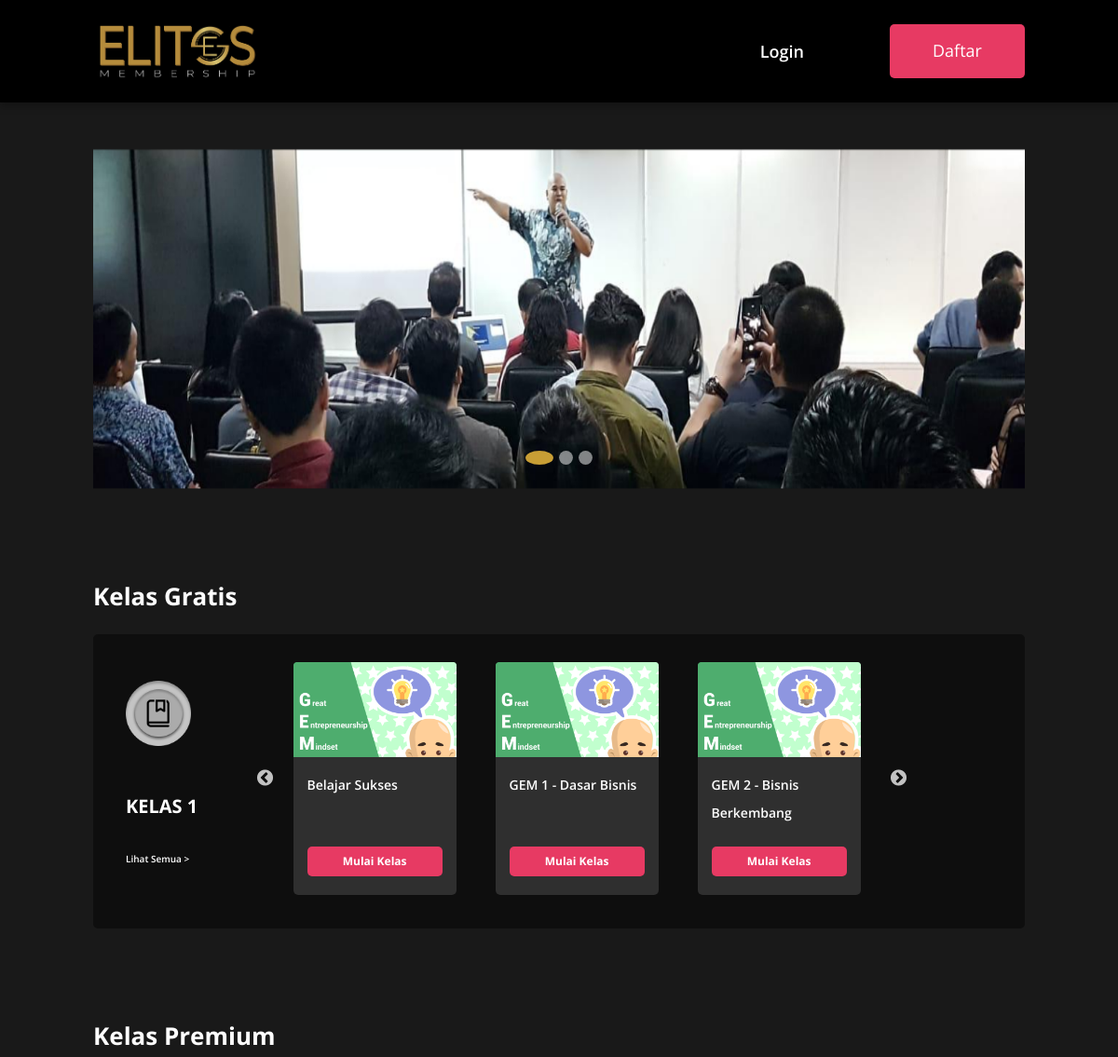
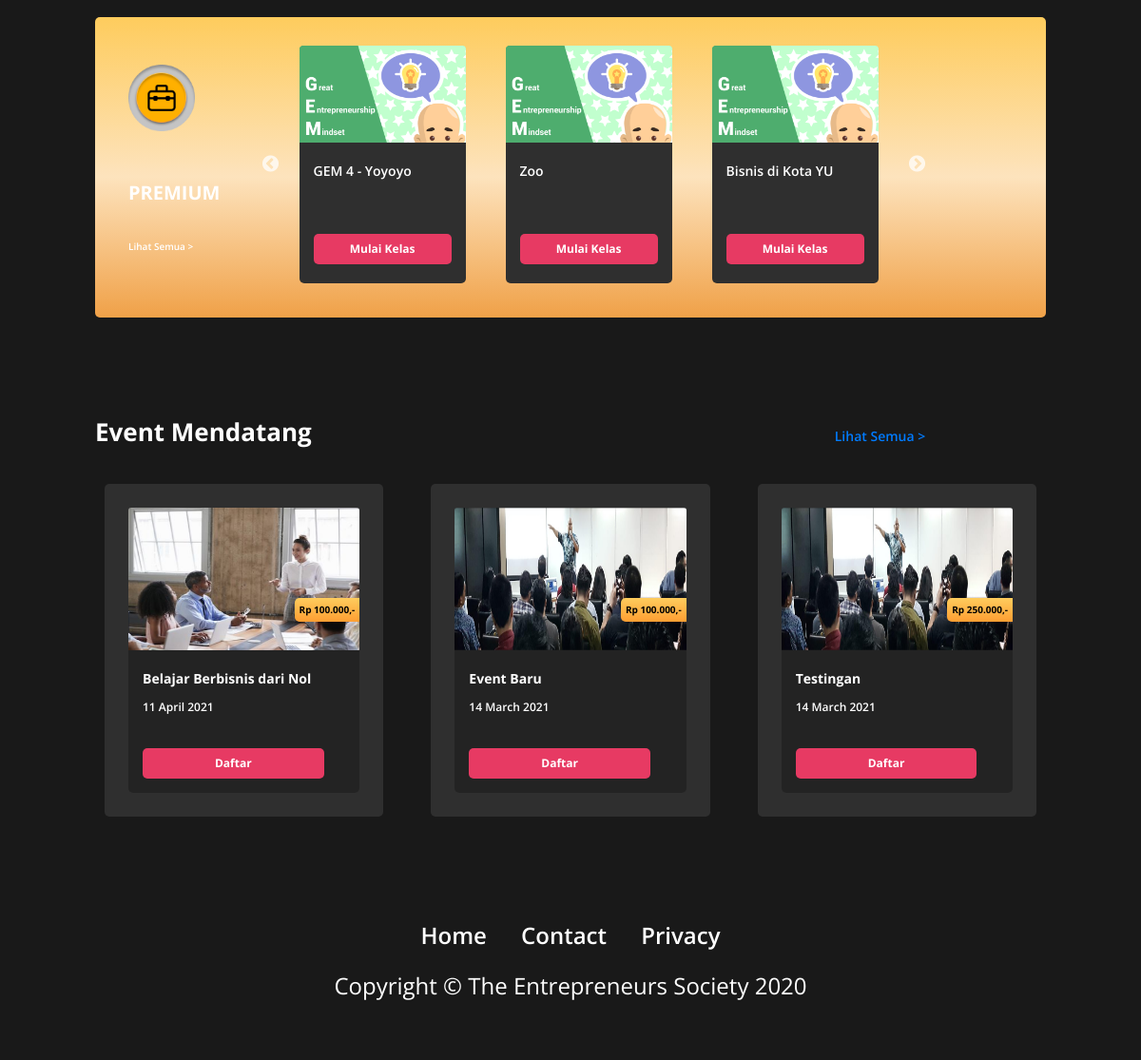
The page / on the database its author committed (2 pictures, top to bottom).
### tables this page shows
CREATE TABLE `slider` (
  `id_slider` int(11) NOT NULL,
  `foto_slider` varchar(100) NOT NULL,
  `alt` varchar(50) NOT NULL
);

CREATE TABLE `kursus` (
  `id_kursus` int(11) NOT NULL,
  `nama_kursus` varchar(50) NOT NULL,
  `deskripsi` text NOT NULL,
  `foto_kursus` varchar(100) NOT NULL,
  `id_pilar` int(11) DEFAULT NULL,
  `id_paket` int(11) DEFAULT NULL,
  `id_kelas` int(11) DEFAULT NULL
);

CREATE TABLE `kelas` (
  `id_kelas` int(11) NOT NULL,
  `nama_kelas` varchar(50) NOT NULL,
  `deskripsi` text NOT NULL,
  `foto_kelas` varchar(100) NOT NULL,
  `kondisi` varchar(15) NOT NULL,
  `pesan` text DEFAULT NULL
);

CREATE TABLE `event` (
  `id_event` int(11) NOT NULL,
  `nama_event` varchar(50) NOT NULL,
  `tanggal_post` date NOT NULL,
  `deskripsi` text NOT NULL,
  `foto_event` varchar(100) NOT NULL,
  `id_user` int(15) DEFAULT NULL,
  `lokasi` text NOT NULL,
  `venue` varchar(50) NOT NULL,
  `waktu` datetime NOT NULL,
  `harga_event` double NOT NULL,
  `kuota` int(11) NOT NULL,
  `keterangan` varchar(25) NOT NULL
);

### fungsional/data/login-cookie.php (called while the page is built, shortened)
<?php
        include "./fungsional/halm/homeUmum.php";
?>

### fungsional/data/isiData.php (called while the page is built, shortened)
<?php
    class isiData extends konfigurasi
    {
        public function hitungData($q)
        {
            $hitung = mysqli_num_rows($q);
            return $hitung;
        }
        public function eksekusiSQL($sqlnya)
        {
            $sambungannya=parent::sambungkan();
            $que = mysqli_query($sambungannya, $sqlnya);
            return $que;
        }
    }
?>

### fungsional/data/konfigurasi.php (called while the page is built, shortened)
<?php
    class konfigurasi
    {
        function sambungkan()
        {
            include './fungsional/data/koneksi.php';
            $sambungan = mysqli_connect($server, $username, $password, $database);
            if ($sambungan)
            {
                return $sambungan;
            }
            else
            {
                echo
                "
                    <h1>Gagal Konek database</h1>
                ";
            }
        }
    }
?>

### fungsional/data/fungsional.php (called while the page is built, shortened)
<?php
    function formatRupiah($angka)
    {
        $isi = number_format($angka, 0, ".", ".");
        return $isi;
    }
?>

### fungsional/halm/homeUmum.php (the view, shortened to what this page needs)
<?php
include './fungsional/konfig/header.php';
  include './fungsional/konfig/slider.php';
?>
    <section id="content">
    <div class="container">
            <h1 class="title-status">Kelas Gratis</h1>
            <div class="container-grid container-grid-free">
                <div class="row">
                    <div class="col col-title">
                        <img class="title-icon"
                            src="./img/Icon.png"
                            alt="icon">
                            <?php
                                  $kelasFree = $crud->eksekusiSQl("SELECT * FROM `kursus`
                                                                      INNER JOIN paket_member ON paket_member.id_paket = kursus.id_paket
                                                                      INNER JOIN pilar ON pilar.id_pilar = kursus.id_pilar
                                                                      INNER JOIN kelas ON kelas.id_kelas = pilar.id_kelas
                                                                  WHERE paket_member.nama_paket LIKE '%FREE USER%'
                                                                  ORDER BY kelas.id_kelas LIMIT 1
                                                                  ");
                                  $hitungKelF = $crud->hitungData($kelasFree);
                                  if ($hitungKelF==0)
                                  {
                                    pesanKosong();
                                  }
                                  else
                                  {
                                    foreach ($kelasFree as $free)
                                    {
                                      $namaKel = $free['nama_kelas'];
                                      echo
                                      "
                                        <h3 class='title-class'>
                                          $namaKel
                                        </h3>
                                      ";
                                    }
                                  }
                                  if (empty($userId))
                                  {
                                    $courseSemua = "href='#' data-toggle='modal' class='title-link modal-trigger-daftar'";
                                  }
                                  else
                                  {
                                    $courseSemua = "href='?hal=course' class='title-link'";
                                  }
                              ?>
                        <a <?php echo $courseSemua; ?>>Lihat Semua ></a>
                    </div>
                    <div class="col col-slick">
                        <div class="row row-slick slick">
                        <?php
                              $listFree = $crud->eksekusiSQl("SELECT * FROM `kursus`
                                                                  INNER JOIN paket_member ON paket_member.id_paket = kursus.id_paket
                                                                  INNER JOIN pilar ON pilar.id_pilar = kursus.id_pilar
                                                                  INNER JOIN kelas ON kelas.id_kelas = pilar.id_kelas
                                                              WHERE paket_member.nama_paket LIKE '%FREE USER%'
                                                              ORDER BY kursus.nama_kursus
                                                              ");
                              $hitungListF = $crud->hitungData($listFree);
                              if ($hitungListF==0)
                              {
                                pesanKosong();
                              }
                              else
                              {
                                foreach ($listFree as $free)
                                {
                                  $idkel = $free['id_kelas'];
                                  $namaKursus = $free['nama_kursus'];
                                  $idkur = $free['id_kursus'];
                                  $paketFree = $free['id_paket'];
                                  $pilarFree = $free['id_pilar'];
                                  $fotoK = $free['foto_kursus'];
                                  $folKfree = "./foto/kursus/$fotoK";
                                  if (empty($userId))
                                  {
                                    $atrKelas ="href='#' class='btn' data-fancybox data-src='#pesanAwal' href='javascript:;'";
                                  }
                                  else
                                  {
                                    $atrKelas = "href='?hal=course-detail&pl=$idkur&k=$idkel&p=$paketFree&pilid=$pilarFree' class='btn'";
                                  }
                                  echo
                                  "
                                  <div class='col'>
                                    <div class='card'>
                                    <img class='card-img-top' src='$folKfree' alt='Image'>
                                      <div class='card-body'>
                                          <h5 class='card-title'>$namaKursus</h5>
                                          <a $atrKelas >Mulai Kelas</a>
                                      </div>
                                    </div>
                                  </div>
                                  ";
                                }
                              }
                            ?>
                        </div>
                    </div>
                </div>
            </div>
        </div>
        <div class="container">
            <h1 class="title-status">Kelas Premium</h1>
            <div class="container-grid container-grid-premium">
                <div class="row">
                    <div class="col col-title">
                        <img class="title-icon"
                            src="./img/Icon-2.png"
                            alt="icon">
                            <?php
                                  echo
                                  "
                                    <h3 class='title-class'>
                                      PREMIUM
                                    </h3>
                                  ";
                                  if (empty($userId))
                                  {
                                    $coursePrem = "href='#' data-toggle='modal' class='title-link modal-trigger-daftar'";
                                  }
                              ?>
                        <a <?php echo $coursePrem; ?> >Lihat Semua ></a>
                    </div>
                    <div class="col col-slick">
                        <div class="row row-slick slick">
                        <?php
                              $listPrem = $crud->eksekusiSQl("SELECT *FROM kursus
                                                                INNER JOIN paket_member ON paket_member.id_paket = kursus.id_paket
                                                                INNER JOIN pilar ON pilar.id_pilar = kursus.id_pilar
                                                                INNER JOIN kelas ON kelas.id_kelas = pilar.id_kelas
                                                                WHERE paket_member.nama_paket
                                                                NOT IN (SELECT nama_paket FROM paket_member
                                                                  WHERE nama_paket LIKE '%Free User%')
                                                              ");
                              $hitungListP = $crud->hitungData($listPrem);
                              if ($hitungListP==0)
                              {
                                pesanKosong();
                              }
                              else
                              {
                                foreach ($listPrem as $prem)
                                {
                                  $namaKursus = $prem['nama_kursus'];
                                  $fotoK = $prem['foto_kursus'];
                                  $folKPrem = "./foto/kursus/$fotoK";
                                  if (empty($userId))
                                  {
                                    $atrKelasPrem = "href='#' class='btn' data-fancybox data-src='#pesanAwal' href='javascript:;'";
                                  }
                                  echo
                                  "
                                  <div class='col'>
                                    <div class='card'>
                                    <img class='card-img-top' src='$folKPrem' alt='Image'>
                                      <div class='card-body'>
                                          <h5 class='card-title'>$namaKursus</h5>
                                          <a $atrKelasPrem >Mulai Kelas</a>
                                      </div>
                                    </div>
                                  </div>
                                  ";
                                }
                              }
                            ?>
                        </div>
                    </div>
                </div>
            </div>
        </div>
        <div class="container">
            <h1 class="title-status">Event Mendatang<span class="event-link"><a href="?hal=event">Lihat Semua ></a></span></h1>
            <div class="card-deck event">
            <?php
                $perintah = $crud->eksekusiSQl("SELECT *FROM event
                                                 ORDER BY id_event DESC LIMIT 3");
                $hitung   = $crud->hitungData($perintah);
                if ($hitung==0)
                {
                    pesanKosong();
                }
                else
                {
                    foreach($perintah as $a)
                    {
                        $nama = $a['nama_event'];
                        $foto = $a['foto_event'];
                        $tgl  = $a['tanggal_post'];
                        $idev = $a['id_event'];
                        $tanggal = date('d F Y', strtotime($tgl));
                        $harga = $a['harga_event'];
                        $biaya= "Rp ".formatRupiah($harga).",-";
                        if ($foto=="Kosong")
                        {
                            $gambar = "'img/nofoto.png'";
                        }
                        else
                        {
                            $tujuan = "foto/event/$foto";
                            $gambar = "$tujuan";
                        }
                        if (empty($userId))
                        {
                          $eAtr = "href='#' class='btn modal-trigger-btn modal-trigger-daftar'";
                        }
                        else
                        {
                          $eAtr = "href='?hal=event-info&k=$idev' class='btn'";
                        }
                        echo
                        "
                        <div class='card'>
                          <div class='inner-card'>
                              <img src='$gambar' class='card-img-top' alt='...'>
                              <div class='price-tag'>
                                  <p>$biaya</p>
                              </div>
                              <div class='card-body'>
                                <h5 class='card-title'>$nama</h5>
                                <p class='card-text hari'>$tanggal</p>
                                <a $eAtr>Daftar</a>
                              </div>
                          </div>
                        </div>
                        ";
                    }
                }
              ?>
            </div>
        </div>
    </section>
<?php
  include './fungsional/konfig/footer.php';
?>

### fungsional/konfig/slider.php
<?php
    $slider = $crud->eksekusiSQL("SELECT *FROM slider");
?>
<section id="banner">
        <div class="container">
            <div id="carouselExampleIndicators" class="carousel slide" data-ride="carousel">
                <ol class='carousel-indicators'>
                    <?php
                        $a=0;
                        foreach ($slider as $s)
                        {
                            echo '<li data-target="#carouselExampleIndicators" data-slide-to="'.$a.'"';
                            if($a==0)
                            {
                                echo 'class="active"';
                            }
                            echo '></li>';
                            $a++;
                        }
                    ?>
                </ol>
                <div class="carousel-inner">
                    <?php
                        $n=0;
                        foreach ($slider as $gambarBanyak)
                        {
                            $fotoan = $gambarBanyak['foto_slider'];
                            $folderSlide = "./foto/slider/$fotoan";
                            if ($n==0)
                            {
                                $aktifan = "active";
                            }
                            else
                            {
                                $aktifan ="";
                            }
                            echo
                            "
                            <div class='carousel-item $aktifan'>
                                <img src='$folderSlide'/>
                            </div>
                            ";
                            $n++;
                        }
                    ?>
                </div>
            </div>
        </div>
</section>

### rows shown on the page
slider: foto_slider (picture)
kursus: id_kelas.nama_kelas "KELAS 1", foto_kursus (picture), nama_kursus "GEM 1 - Dasar Bisnis"
kursus: foto_kursus (picture), nama_kursus "Belajar Sukses"
kursus: foto_kursus (picture), nama_kursus "GEM 2 - Bisnis Berkembang"
kursus: foto_kursus (picture), nama_kursus "GEM 4 - Yoyoyo"
kursus: foto_kursus (picture), nama_kursus "Zoo"
kursus: foto_kursus (picture), nama_kursus "Bisnis di Kota YU"
event: foto_event (picture), harga_event "Rp 100.000,-", nama_event "Belajar Berbisnis dari Nol", tanggal_post "11 April 2021"
event: foto_event (picture), harga_event "Rp 100.000,-", nama_event "Event Baru", tanggal_post "14 March 2021"
event: foto_event (picture), harga_event "Rp 250.000,-", nama_event "Testingan", tanggal_post "14 March 2021"
